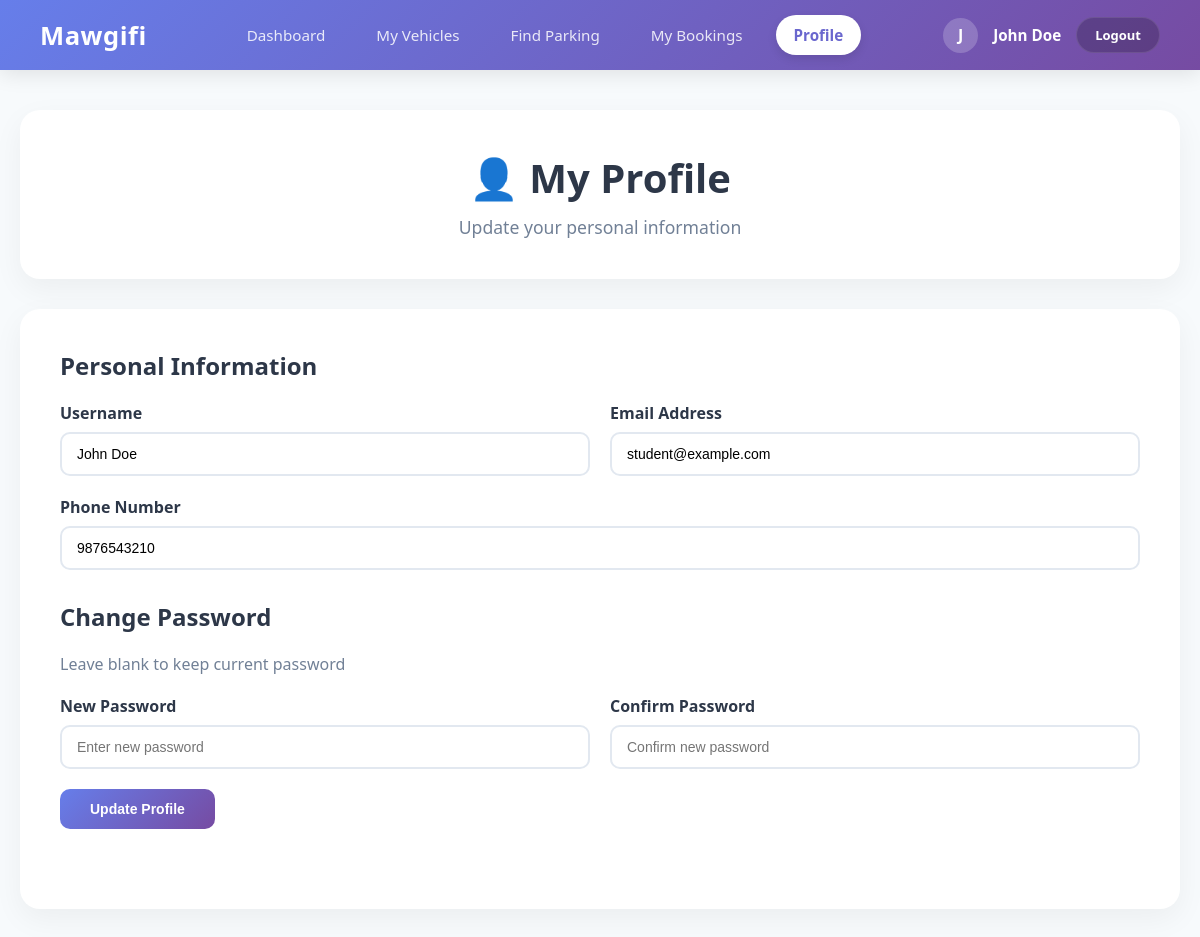
The page /Moudel1/Student.php?view=profile (signed in) on the database its author committed.
### tables this page shows
CREATE TABLE `User` (
    user_id INT AUTO_INCREMENT PRIMARY KEY,
    UserName VARCHAR(100) NOT NULL,
    Email VARCHAR(150) NOT NULL,
    PhoneNumber VARCHAR(20),
    UserType ENUM('admin', 'user', 'staff') DEFAULT 'user',
    created_at TIMESTAMP DEFAULT CURRENT_TIMESTAMP,
    updated_at TIMESTAMP DEFAULT CURRENT_TIMESTAMP ON UPDATE CURRENT_TIMESTAMP,
    password VARCHAR(255) NOT NULL,
    Address TEXT
);

### Moudel1/Student.php (the view, shortened to what this page needs)
<?php
$user_id = $_SESSION['user_id'];
$username = $_SESSION['username'] ?? 'User';
$current_view = isset($_GET['view']) ? $_GET['view'] : 'dashboard';
$conn = getDBConnection();
$stmt = $conn->prepare("SELECT UserName, Email, PhoneNumber FROM User WHERE user_id = ?");
$stmt->bind_param("i", $user_id);
$stmt->execute();
$result = $stmt->get_result();
$user_data = $result->fetch_assoc();
$vehicles = [];
$stmt = $conn->prepare("SELECT vehicle_id, vehicle_type, vehicle_model, license_plate, created_at, approved_by, Approved_date, status FROM Vehicle WHERE user_id = ? ORDER BY created_at DESC");
$stmt->bind_param("i", $user_id);
$stmt->execute();
$result = $stmt->get_result();
while ($row = $result->fetch_assoc()) {
    $vehicles[] = $row;
}
?>
<!DOCTYPE html>
<html lang="en">
<head>
    <link rel="stylesheet" href="Student.css">
</head>
<body>
    <nav class="navbar">
        <div class="brand">Mawgifi</div>
        <div class="nav-links">
            <a href="Student.php?view=dashboard" <?php echo $current_view === 'dashboard' ? 'class="active"' : ''; ?>>Dashboard</a>
            <a href="Student.php?view=vehicles" <?php echo $current_view === 'vehicles' ? 'class="active"' : ''; ?>>My Vehicles</a>
            <a href="../modules/parking/index.php">Find Parking</a>
            <a href="../modules/booking/index.php">My Bookings</a>
            <a href="Student.php?view=profile" <?php echo $current_view === 'profile' ? 'class="active"' : ''; ?>>Profile</a>
        </div>
        <div class="user-profile">
            <div class="avatar-circle"><?php echo strtoupper(substr($username, 0, 1)); ?></div>
            <span class="user-name"><?php echo htmlspecialchars($username); ?></span>
            <a href="../logout.php" class="logout-btn">Logout</a>
        </div>
    </nav>
    <div class="container">
        <?php if ($current_view === 'dashboard'): ?>
        <div class="dashboard-welcome">
            <h2>Welcome Back, <?php echo htmlspecialchars($username); ?>!</h2>
            <p>Manage your parking experience with Mawgifi</p>
        </div>
        <div class="modules-grid">
            <a href="Student.php?view=vehicles" class="module-card m1">
                <div class="module-icon">🚗</div>
                <h3>My Vehicles</h3>
                <p>Register and manage your vehicles for parking access.</p>
            </a>
            <a href="../modules/parking/index.php" class="module-card m2">
                <div class="module-icon">🅿️</div>
                <h3>Find Parking</h3>
                <p>Search for available parking spaces near you.</p>
            </a>
            <a href="../modules/booking/index.php" class="module-card m3">
                <div class="module-icon">📅</div>
                <h3>My Bookings</h3>
                <p>View and manage your parking reservations.</p>
            </a>
        </div>
        <div class="stats-section">
            <div class="stat-card">
                <div class="stat-number"><?php echo count($vehicles); ?></div>
                <div class="stat-label">Registered Vehicles</div>
            </div>
            <div class="stat-card">
                <div class="stat-number"><?php
                    $approved = 0;
                    foreach ($vehicles as $v) {
                        if ($v['status'] === 'approved') $approved++;
                    }
                    echo $approved;
                ?></div>
                <div class="stat-label">Approved Vehicles</div>
            </div>
            <div class="stat-card">
                <div class="stat-number"><?php
                    $pending = 0;
                    foreach ($vehicles as $v) {
                        if ($v['status'] === 'pending') $pending++;
                    }
                    echo $pending;
                ?></div>
                <div class="stat-label">Pending Approval</div>
            </div>
        </div>
        <?php elseif ($current_view === 'profile'): ?>
        <div class="module-header">
            <h1>👤 My Profile</h1>
            <p>Update your personal information</p>
        </div>
        <div class="content-area">
            <div class="form-section">
                <h2>Personal Information</h2>
                <form method="POST" action="">
                    <div class="form-row">
                        <div class="form-group">
                            <label for="username">Username</label>
                            <input type="text" id="username" name="username" value="<?php echo htmlspecialchars($user_data['UserName'] ?? ''); ?>" required>
                        </div>
                        <div class="form-group">
                            <label for="email">Email Address</label>
                            <input type="email" id="email" name="email" value="<?php echo htmlspecialchars($user_data['Email'] ?? ''); ?>" required>
                        </div>
                    </div>
                    <div class="form-row">
                        <div class="form-group">
                            <label for="phone">Phone Number</label>
                            <input type="text" id="phone" name="phone" value="<?php echo htmlspecialchars($user_data['PhoneNumber'] ?? ''); ?>" placeholder="Enter phone number">
                        </div>
                    </div>
                    <h2 style="margin-top: 30px;">Change Password</h2>
                    <p style="color: var(--text-light); margin-bottom: 20px;">Leave blank to keep current password</p>
                    <div class="form-row">
                        <div class="form-group">
                            <label for="password">New Password</label>
                            <input type="password" id="password" name="password" placeholder="Enter new password">
                        </div>
                        <div class="form-group">
                            <label for="confirm_password">Confirm Password</label>
                            <input type="password" id="confirm_password" name="confirm_password" placeholder="Confirm new password">
                        </div>
                    </div>
                    <button type="submit" name="update_profile" class="btn">Update Profile</button>
                </form>
            </div>
        </div>
        <?php endif; ?>
    </div>
</body>
</html>

### Moudel1/Student.css (style rules this page uses)
:root { --primary-grad: linear-gradient(135deg, #667eea 0%, #764ba2 100%); --text-dark: #2d3748; --text-light: #718096; --bg-light: #f7fafc; }
* { margin: 0; padding: 0; box-sizing: border-box; }
body { font-family: 'Segoe UI', system-ui, sans-serif; background: var(--bg-light); color: var(--text-dark); }
.navbar { background: var(--primary-grad); color: white; padding: 15px 40px; display: flex; justify-content: space-between; align-items: center; box-shadow: 0 4px 20px rgba(0, 0, 0, 0.1); }
.navbar .brand { font-size: 1.6rem; font-weight: 800; letter-spacing: 0.5px; }
.nav-links { display: flex; gap: 15px; }
.nav-links a { color: rgba(255, 255, 255, 0.85); text-decoration: none; font-weight: 500; padding: 10px 18px; border-radius: 50px; transition: all 0.3s ease; font-size: 0.95rem; }
.nav-links a.active { background: white; color: #6a67ce; font-weight: 700; box-shadow: 0 4px 10px rgba(0, 0, 0, 0.1); }
.user-profile { display: flex; align-items: center; gap: 15px; }
.user-name { font-weight: 600; font-size: 0.95rem; }
.avatar-circle { width: 35px; height: 35px; background: rgba(255, 255, 255, 0.2); border-radius: 50%; display: flex; align-items: center; justify-content: center; font-weight: bold; }
.logout-btn { background: rgba(0, 0, 0, 0.2); color: white; border: 1px solid rgba(255, 255, 255, 0.1); padding: 8px 18px; border-radius: 20px; cursor: pointer; text-decoration: none; font-size: 13px; font-weight: 600; transition: all 0.3s; }
.container { max-width: 1200px; margin: 40px auto; padding: 0 20px; }
.module-header { background: white; padding: 40px; border-radius: 20px; box-shadow: 0 10px 30px rgba(0, 0, 0, 0.05); text-align: center; }
.module-header h1 { font-size: 2.5rem; margin-bottom: 10px; color: var(--text-dark); }
.module-header p { color: var(--text-light); font-size: 1.1rem; }
.content-area { margin-top: 30px; background: white; padding: 40px; border-radius: 20px; box-shadow: 0 10px 30px rgba(0, 0, 0, 0.05); }
.form-section { margin-bottom: 40px; }
.form-section h2 { font-size: 1.5rem; margin-bottom: 20px; color: var(--text-dark); }
.form-row { display: grid; grid-template-columns: repeat(auto-fit, minmax(200px, 1fr)); gap: 20px; margin-bottom: 20px; }
.form-group { display: flex; flex-direction: column; }
.form-group label { font-weight: 600; margin-bottom: 8px; color: var(--text-dark); }
.form-group input, .form-group select { padding: 12px 15px; border: 2px solid #e2e8f0; border-radius: 10px; font-size: 14px; transition: all 0.3s; }
.btn { padding: 12px 30px; background: var(--primary-grad); color: white; border: none; border-radius: 10px; font-size: 14px; font-weight: 600; cursor: pointer; transition: all 0.3s; }

### rows shown on the page
user: username "John Doe", email "student@example.com", phone "9876543210"

### other values the page prints
substr($username, 0, 1) "J"
$username "John Doe"
